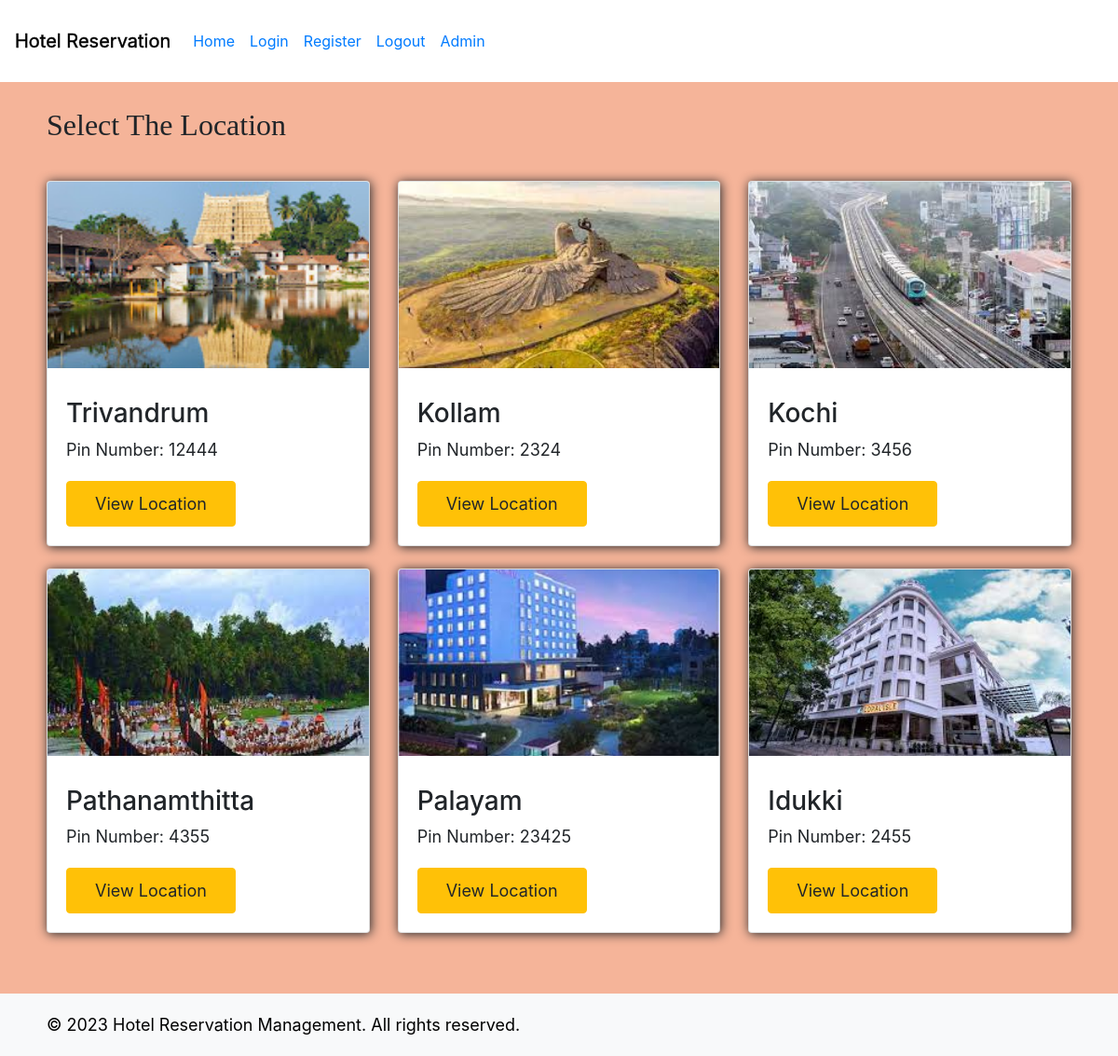
Page /locationpage on the committed database.
### app/models.py (models this page shows, shortened)
class Location(models.Model):
    location_name = models.CharField(max_length=50)
    pin = models.IntegerField(max_length=50)
    photo=models.ImageField(upload_to='./static/images')

### app/views.py (the view)
# urls.py: path('locationpage',views.locationpage,name='locationpage'),
def locationpage(request):
    location = Location.objects.all()
    return render(request,"locationpage.html",{"loc":location})

### app/templates/locationpage.html (shortened to what this page needs)
{% extends 'index.html'%}
{% block content %}
<div class="container"><h2 style="
    margin-block: revert; font-family: fantasy;
">Select The Location</h2>
  <div style="margin-block: 41px;" class="row">
    {% for data in loc %}
      <div class="col-md-4">
        <div class="card mb-4 box-shadow " style="
        box-shadow: 1px 1px 12px 0px;
    ">
          <img class="card-img-top" src="/{{data.photo}}" alt="Product Image">
          <div class="card-body">
            <h3 class="card-text">{{data.location_name}}</h3>
            <p class="card-text">Pin Number: {{data.pin}}</p>
            <div class="d-flex justify-content-between align-items-center">
              <a href="/view_hotel/{{data.id}}"><button type="button" class="btn btn-warning">View Location</button></a>
            </div>
          </div>
        </div>
      </div>
    {% endfor %}
  </div>
</div>
{% endblock content %}

### app/templates/index.html (shortened to what this page needs)
<!DOCTYPE html>
{% load static %}
<html lang="en">
<head>
    <link rel="stylesheet" href="https://cdn.jsdelivr.net/npm/bootstrap@4.1.3/dist/css/bootstrap.min.css">
</head>
<body style="
background: hsl(17.18deg 82.2% 78.14%);
">
    <nav style="height: 88px;" class="navbar navbar-expand-lg navbar-white bg-white">
        <a style="
        color: black;
        -webkit-text-stroke: thin;
    " class="navbar-brand" href="#">Hotel Reservation</a>
        <div class="collapse navbar-collapse" id="navbarSupportedContent">
          <ul class="navbar-nav mr-auto">
            <li class="nav-item active">
              <a class="nav-link" href="/">Home <span class="sr-only">(current)</span></a>
            </li>
            <li class="nav-item">
              <a class="nav-link" href="/login">Login</a>
            </li>
            <li class="nav-item">
                <a class="nav-link" href="/register">Register</a>
              </li>
              <li class="nav-item">
                <a class="nav-link" href="/logout">Logout</a>
              </li>
              {% if user.is_authenticated %}
              <li class="nav-item">
                <a class="nav-link" href="/mybookings"> <button class= "btn btn-warning" style="
                    height: 41px;
                " >My Bookings </button></a>
              </li>
              {% else %}
              <li class="nav-item">
                <a class="nav-link" href="/admin">Admin</a>
              </li>
              {% endif %}
          </ul>
        </div>
      </nav>
        {% block content %}
        {% endblock content %}
        <footer style="background: #f8f9fa;" class="footer">
            <div class="container">
                <p style="color: black;" >&copy; 2023 Hotel Reservation Management. All rights reserved.</p>
            </div>
        </footer>
      </body>
      </html>

### app/templates/index.html (style rules this page uses)
body { background-color: #f8f9fa; }
.container { margin: 0; padding: 0px 20px; text-align: left; margin-left: auto; margin-right: auto; }
p { font-size: 18px; margin-bottom: 20px; }
.btn { font-size: 18px; padding: 10px 30px; }
.footer { background-color: #343a40; color: #f8f9fa; padding: 20px 0; }
.footer p { margin-bottom: 0; }

### app/templates/locationpage.html (style rules this page uses)
.card-img-top { object-fit: cover; height: 200px; }

### rows in the picture
Location: photo (picture), location_name "Trivandrum", pin "12444"
Location: photo (picture), location_name "Kollam", pin "2324"
Location: photo (picture), location_name "Kochi", pin "3456"
Location: photo (picture), location_name "Pathanamthitta", pin "4355"
Location: photo (picture), location_name "Palayam", pin "23425"
Location: photo (picture), location_name "Idukki", pin "2455"
